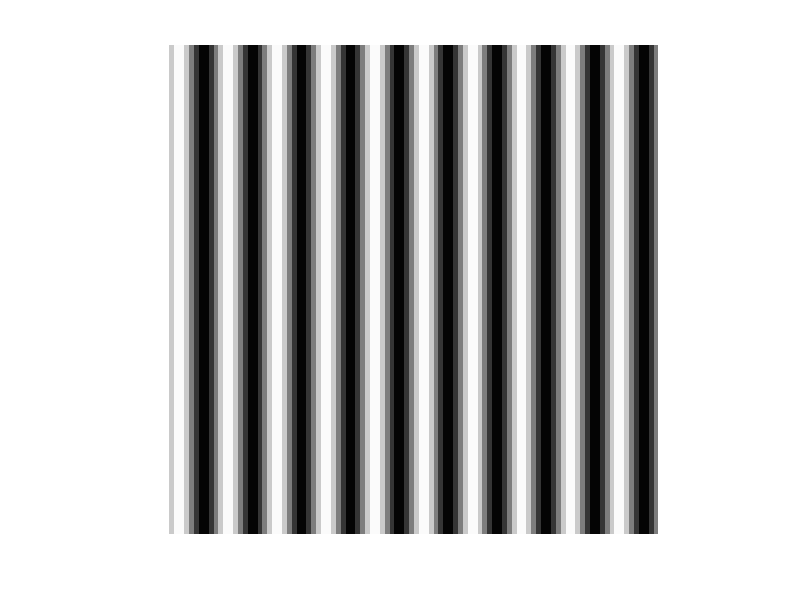
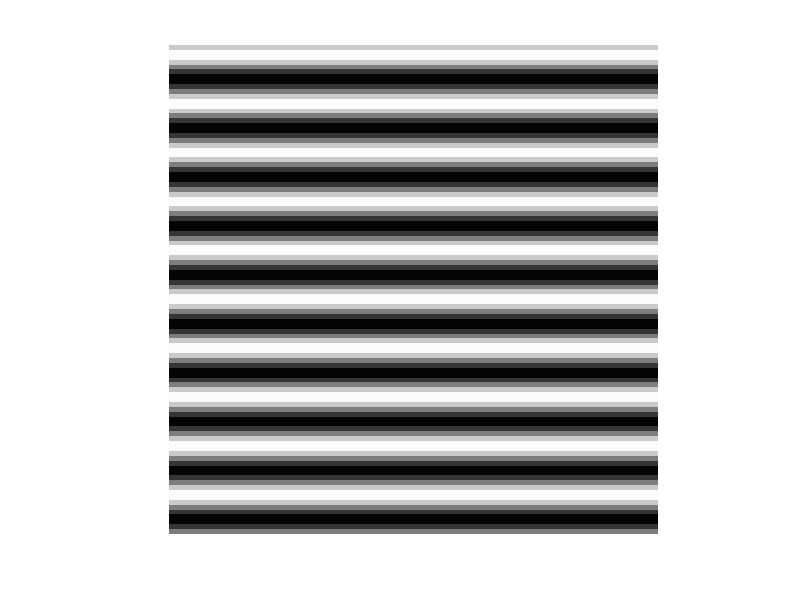
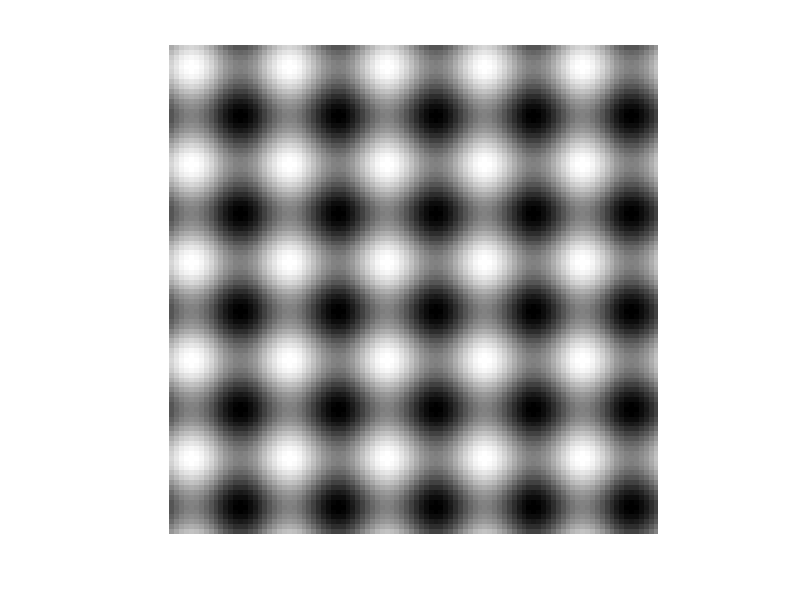
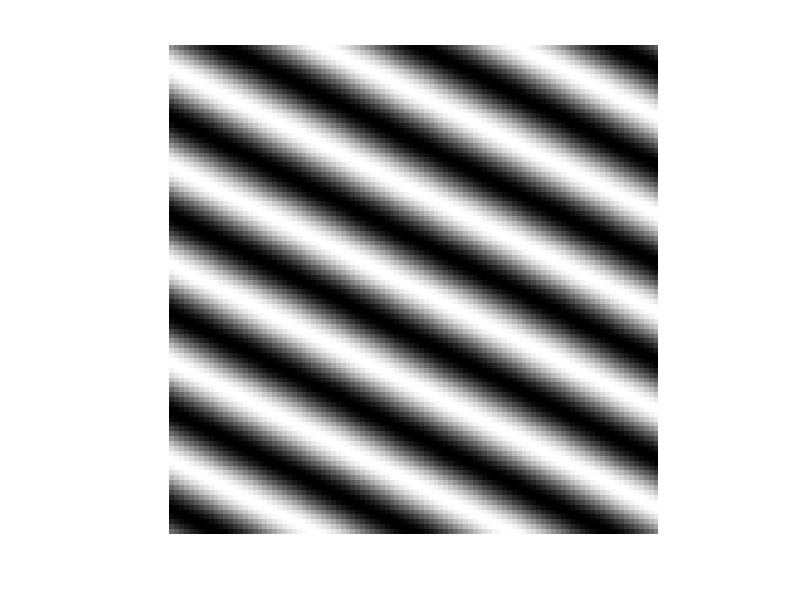

Write the MATLAB code that produced these figures, in order.
clc;
clear;
width=100;
height=100;
frequency=10;
%Vertical Stripes
image=ones(height,width);
for column=1:width
image(:,column)=127*sin(frequency*2*pi*column/width)+127;
end
figure(1)
imshow(uint8(image));
imwrite(uint8(image),'vertical_stripes.jpg');

%Horizontal Stripes
image=ones(height,width);
for row=1:height
image(row,:)=127*sin(frequency*2*pi*row/height)+127;
end
figure(2)
imshow(uint8(image));
imwrite(uint8(image),'horizontal_stripes.jpg');


%Chessboard stripes positive slope
frequency=5;
image=ones(height,width);
for row=1:height
    for column=1:width
    image(row,column)=64*(sin(frequency*2*pi*row/height)+1+sin(frequency*2*pi*column/width)+1);
    end
end
figure(3)
imshow(uint8(image));
imwrite(uint8(image),'chessboard.jpg');

%Diagonal stripes positive slope
fx=10;
fy=-5;
image=ones(height,width);
for row=1:height
    for column=1:width
        image(row,column)=127*(sin(2*pi*((fx*row/height+fy*column/width))/2)+1);
    end
end
figure(4)
imshow(uint8(image));
imwrite(uint8(image),'diagonal_stripes.jpg');


%TODO
%Finish chessboard

%Chess 
image=ones(height,width);
shift=1;
for row=1:height
    if(mod(row,frequency)==1)
            shift = shift*-1;
    end
    for column=1:width           
        image(row,column)=127*shift*square(frequency*2*pi*(column-1)/width)+127;
    end
end    
figure(5)
imshow(uint8(image));
imwrite(uint8(image),'chess.jpg');

%Gaussian

%mu = [0 0];
%Sigma = [.25 .3; .3 1];
maxSigma=3;
dx=2*maxSigma/width;
dy=2*maxSigma/height;

x=-maxSigma:dx:(maxSigma-dx);
y=-maxSigma:dy:(maxSigma-dy);
[X,Y] = meshgrid(x,y);
%F = mvnpdf([X1(:) X2(:)],mu,Sigma);
doubleImage=mvnpdf([X(:) Y(:)]);
image = mvnpdf([X(:) Y(:)]);
image = uint8(256.*reshape(image,length(x),length(y)));
figure(6)
imshow(image);
imwrite(image,'gaussian.jpg');

